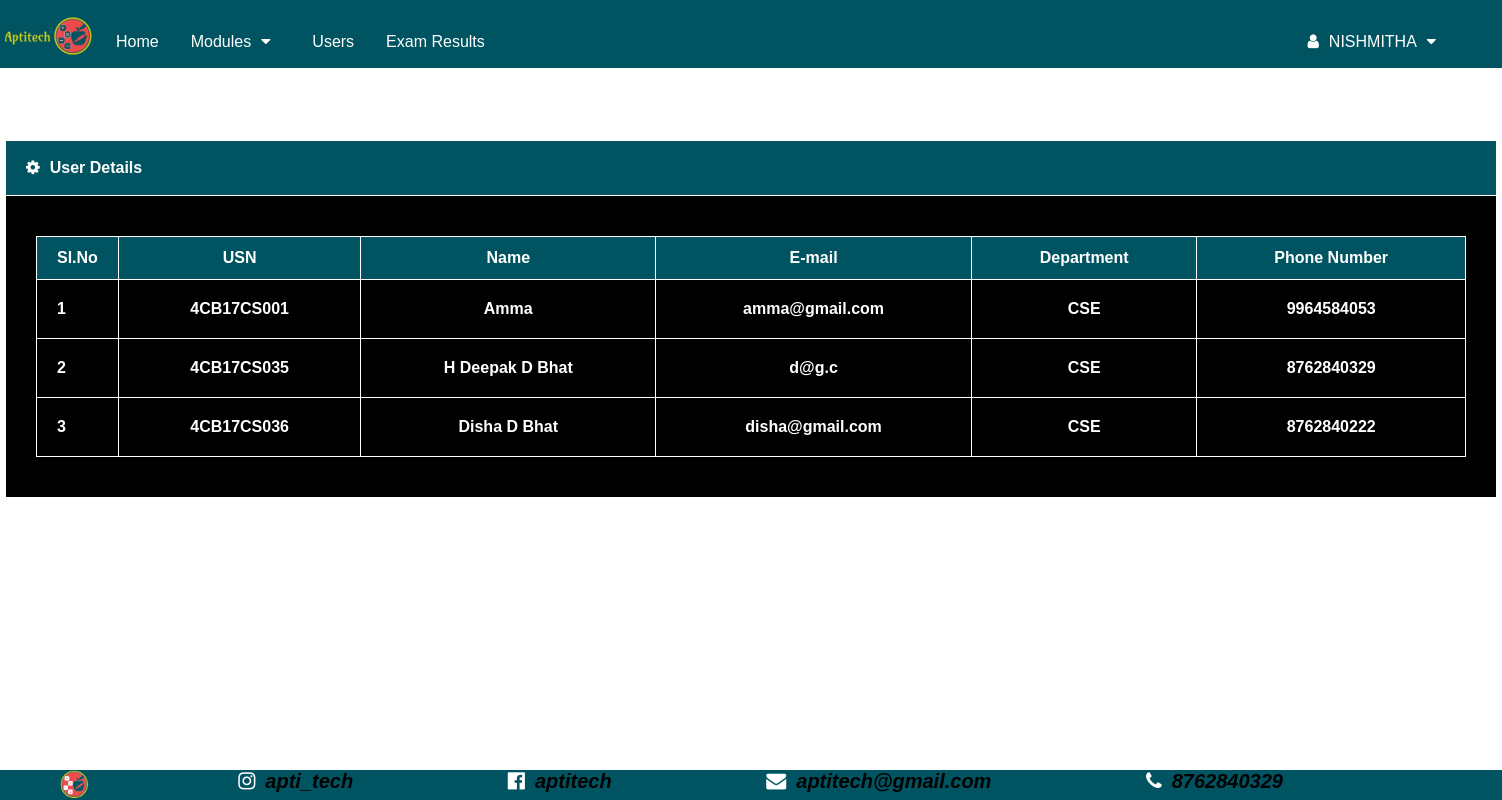
Screenshot of /Admin/viewUsers.php (signed in) with the database file from the repository.
### tables this page shows
CREATE TABLE `student` (
  `usn` varchar(50) NOT NULL,
  `name` varchar(50) NOT NULL,
  `email` varchar(50) NOT NULL,
  `department` varchar(50) NOT NULL,
  `mobile_number` bigint(10) NOT NULL,
  `password` text NOT NULL
);

### Admin/viewUsers.php (the view, shortened to what this page needs)
<?php
include 'navbar.php';
?>
<!DOCTYPE html>
<html>
  <head>
    <link rel="stylesheet" href="https://cdnjs.cloudflare.com/ajax/libs/font-awesome/4.7.0/css/font-awesome.min.css">
    <link rel="stylesheet" href="CSS/viewUsersStyle.css">
  </head>
  <body>
    <br><br><br><br>
    <?php
      $conn = mysqli_connect("localhost","root","","aptitech");
      $x=1;
      $h = "SELECT * FROM student";
      $E = mysqli_query($conn, $h);
      if(mysqli_num_rows($E)>0)
      {
        echo "<table class='mainTable' align='center'>
            <tr>
            <th style='background-color: #005461; padding: 18px 20px;'><i class='fa fa-gear' style='padding-right:10px'></i>User Details</th>
            </tr>
            <tr>
            <th style='padding:40px 30px'>
            <table class='customers' align='center'>
            <tr style='text-align:center;'>
            <th style='text-align:left;width:10px'>Sl.No</th>
            <th >USN</th>
            <th>Name</th>
            <th>E-mail</th>
            <th>Department</th>
            <th>Phone Number</th>
            </th></tr></tr>";
        while($row = $E->fetch_assoc())
        {
         echo "
            <tr style='text-align:center;'>
              <td style='text-align:left;'>".$x."</td>
              <td>".$row["usn"]."</td>
              <td>".$row["name"]."</td>
              <td>".$row["email"]."</td>
              <td>".$row["department"]."</td>
              <td>".$row["mobile_number"]."</td>
            </tr>";
        $x++;
        }
        echo "</table></table>";
      }
      else
      {
       echo '<div class="alert" id="p2" style="background-color:rgba(21, 0, 255,0.5)">
          <span class="closebtn" onclick="myFunction()">&times;</span>
          <strong>Info!</strong> Users are not available</div>';
      }
    ?>
    <br><br><br><br><br>
  </body>
</html>

### Admin/CSS/viewUsersStyle.css (style rules this page uses)
body { margin: 0; font-family: Arial, Helvetica, sans-serif; background-color: white; }
.mainTable { font-family: "Trebuchet MS", Arial, Helvetica, sans-serif; background-color:black; color: white; border-collapse: collapse; width: 1200px; text-align: left; }
.mainTable i { padding-right:10px; }
.mainTable th { border: 1px solid white; background-color:black; color: white; }
.customers { font-family: "Trebuchet MS", Arial, Helvetica, sans-serif; background-color:black; color: white; border-collapse: collapse; width: 1430px; }
.customers td, .customers th { border: 1px solid white; padding: 20px; background-color:black; color: white; }
.customers th { padding-top: 12px; padding-bottom: 12px; background-color:#005461; color: white; }

### rows the page displays
student: usn "4CB17CS001", name "Amma", email "amma@gmail.com", department "CSE", mobile_number "9964584053"
student: usn "4CB17CS035", name "H Deepak D Bhat", email "d@g.c", department "CSE", mobile_number "8762840329"
student: usn "4CB17CS036", name "Disha D Bhat", email "disha@gmail.com", department "CSE", mobile_number "8762840222"

### other values shown
$_SESSION['admin_name'] "NISHMITHA"
